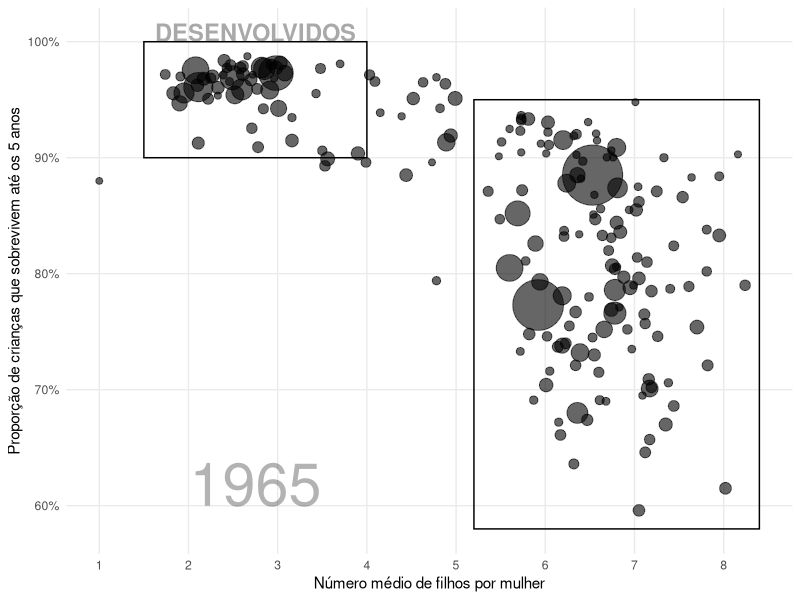

R code for this plot:
library(tidyverse)

df <- read.table("aula1.txt", sep = ";",
                 header = TRUE)

glimpse(df)


retangulo1 <- data.frame(x1  = 1.5,
                         x2 = 4,
                         y1 = 0.9,
                         y2 = 1)

retangulos <- data.frame(x1 = c(1.5, 5.2),
                         x2 = c(4, 8.4),
                         y1 = c(0.9, 0.58),
                         y2 = c(1,0.95))

ggplot() +
  geom_point(data = df, mapping = aes(x = fertilidade, y = taxa_sobrevivencia, size = populacao_numerica), alpha = 0.6) +
  geom_rect(data  = retangulos, aes(xmin = x1, ymin = y1,
                                    xmax = x2, ymax = y2),
            alpha = 0, color = "black") +
  scale_size(range = (c(2,20))) +
  scale_x_continuous(breaks = 1:8)+
  scale_y_continuous(breaks = seq(from = 0.5, to = 1, by = 0.1),
                     labels = paste0(seq(from = 0.5, to = 1, by = 0.1)*100, "%")) +
  annotate("text", x = 2.75, y = 0.6, label = "1965", size = 15, alpha = 0.3, vjust = 0) +
  annotate("text", y = 1.008, x = 2.75,
           label = "DESENVOLVIDOS",
           fontface = "bold",
           size = 6,
           color = "darkgrey") +
  theme_minimal() +
  theme(legend.position = "none",
        panel.grid.minor = element_blank()) +
  labs(x = "Número médio de filhos por mulher",
       y = "Proporção de crianças que sobrevivem até os 5 anos")
  

